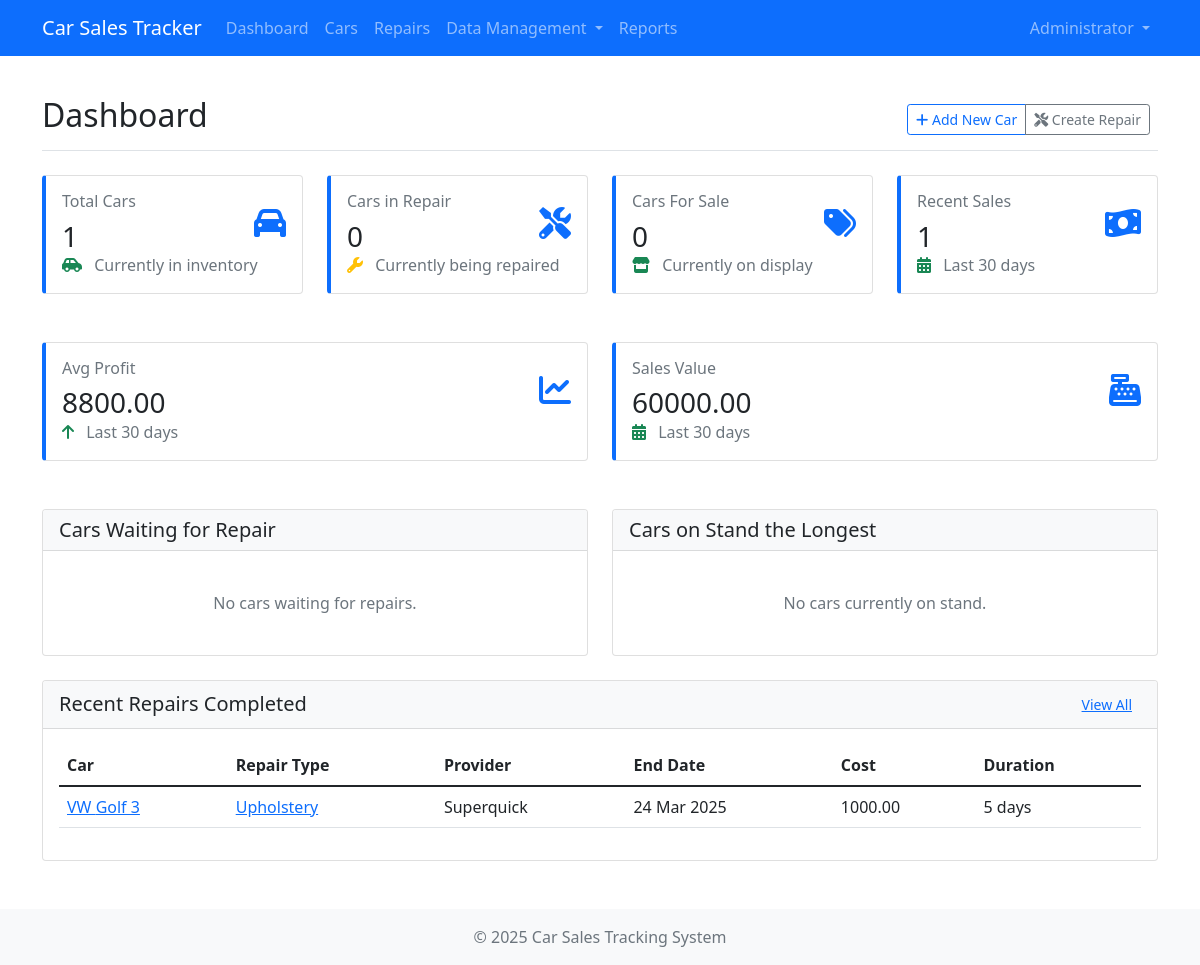
The page /dashboard (signed in) on the database as committed earlier.
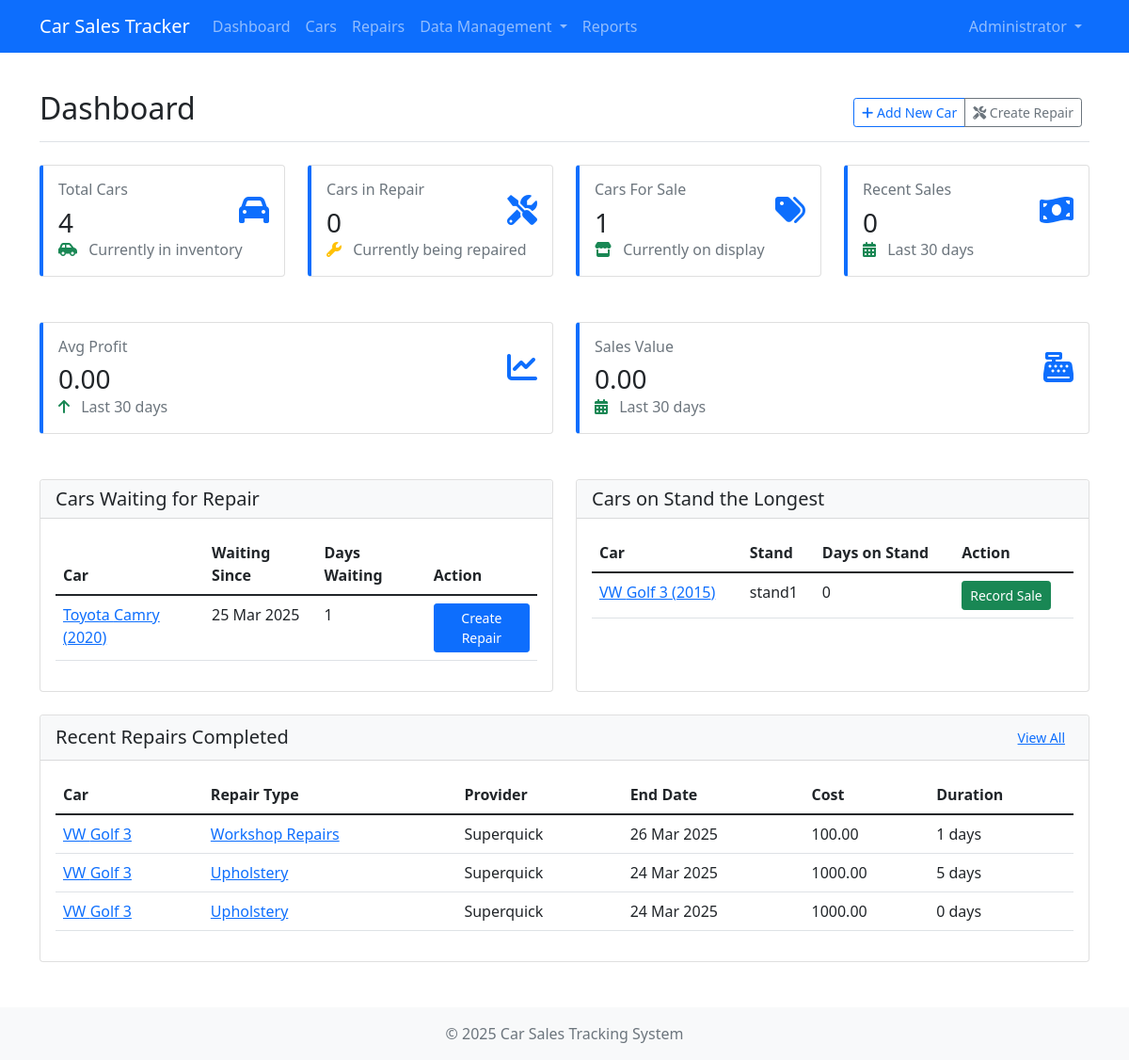
The same page on the database as committed later.
### app/models/repair.py (models this page shows, shortened)
class Repair(db.Model):
    __tablename__ = 'repairs'
    repair_id = db.Column(db.Integer, primary_key=True, autoincrement=True)
    car_id = db.Column(db.Integer, db.ForeignKey('cars.car_id'), nullable=False)
    repair_type = db.Column(db.String(50), nullable=False)
    provider_id = db.Column(db.Integer, db.ForeignKey('repair_providers.provider_id'), nullable=False)
    start_date = db.Column(db.Date, nullable=False, default=datetime.now().date)
    end_date = db.Column(db.Date, nullable=True)
    repair_cost = db.Column(db.Numeric(10, 2), nullable=False)
    additional_notes = db.Column(db.Text, nullable=True)
    provider = db.relationship('RepairProvider', backref='repairs')
    parts = db.relationship('Part', secondary='repair_parts', back_populates='repairs', overlaps="repair_parts")
    repair_parts = db.relationship('RepairPart', back_populates='repair', cascade='all, delete-orphan', overlaps="parts,repairs")
    @property
    def duration(self):
        if not self.end_date:
            return None
        return (self.end_date - self.start_date).days

### app/models/car.py (models this page shows, shortened)
class Car(db.Model):
    __tablename__ = 'cars'
    car_id = db.Column(db.Integer, primary_key=True, autoincrement=True)
    vehicle_name = db.Column(db.String(100), nullable=False)
    vehicle_make = db.Column(db.String(50), nullable=False)
    vehicle_model = db.Column(db.String(50), nullable=False)
    year = db.Column(db.Integer, nullable=False)
    colour = db.Column(db.String(50), nullable=False)
    dekra_condition = db.Column(db.String(20), nullable=False)
    licence_number = db.Column(db.String(20), nullable=False)
    registration_number = db.Column(db.String(20), nullable=False)
    purchase_price = db.Column(db.Numeric(10, 2), nullable=False)
    recon_cost = db.Column(db.Numeric(10, 2), nullable=True)
    final_cost_price = db.Column(db.Numeric(10, 2), nullable=True)
    source = db.Column(db.String(50), nullable=False)
    date_bought = db.Column(db.Date, nullable=False, default=datetime.now().date)
    date_added_to_stand = db.Column(db.Date, nullable=True)
    date_sold = db.Column(db.Date, nullable=True)
    refuel_cost = db.Column(db.Numeric(10, 2), default=0.00)
    current_location = db.Column(db.String(100), nullable=False)
    repair_status = db.Column(db.String(30), nullable=False)
    stand_id = db.Column(db.Integer, db.ForeignKey('stands.stand_id'), nullable=True)
    dealer_id = db.Column(db.Integer, db.ForeignKey('dealers.dealer_id'), nullable=True)
    sale_price = db.Column(db.Numeric(10, 2), nullable=True)
    repairs = db.relationship('Repair', backref='car', lazy='dynamic', cascade='all, delete-orphan')
    stand = db.relationship('Stand', backref='cars')
    dealer = db.relationship('Dealer', foreign_keys=[dealer_id])
    @property
    def total_repair_cost(self):
        return sum(repair.repair_cost for repair in self.repairs.all())
    @property
    def profit(self):
        if not self.sale_price:
            return None
        return self.sale_price - (self.purchase_price + self.total_repair_cost + self.refuel_cost)

### app/models/repair_provider.py (models this page shows, shortened)
class RepairProvider(db.Model):
    __tablename__ = 'repair_providers'
    provider_id = db.Column(db.Integer, primary_key=True, autoincrement=True)
    provider_name = db.Column(db.String(100), nullable=False)
    service_type = db.Column(db.String(50), nullable=False)
    contact_info = db.Column(db.String(150), nullable=False)
    location = db.Column(db.String(100), nullable=False)
    notes = db.Column(db.Text, nullable=True)
    date_added = db.Column(db.DateTime, default=datetime.now, nullable=False)
    rating = db.Column(db.Integer, nullable=True)  # Rating out of 5

### app/models/stand.py (models this page shows, shortened)
class Stand(db.Model):
    __tablename__ = 'stands'
    stand_id = db.Column(db.Integer, primary_key=True, autoincrement=True)
    stand_name = db.Column(db.String(100), nullable=False)
    location = db.Column(db.String(150), nullable=False)
    capacity = db.Column(db.Integer, default=10)
    date_created = db.Column(db.DateTime, default=datetime.now)
    last_updated = db.Column(db.DateTime, default=datetime.now, onupdate=datetime.now)
    additional_info = db.Column(db.Text, nullable=True)

### app/routes/main.py (the view)
@main_bp.route('/dashboard')
@login_required
def dashboard():
    total_cars = Car.query.count()
    unsold_cars = Car.query.filter(Car.date_sold == None).count()
    cars_in_repair = Car.query.filter(Car.repair_status == 'In Repair').count()
    cars_on_stand = Car.query.filter(Car.repair_status == 'On Display').count()
    thirty_days_ago = datetime.now().date() - timedelta(days=30)
    recent_sales = Car.query.filter(Car.date_sold >= thirty_days_ago).count()
    recent_sales_value = db.session.query(func.sum(Car.sale_price)).\
        filter(Car.date_sold >= thirty_days_ago).scalar() or 0
    recent_profits = [car.profit for car in
                     Car.query.filter(Car.date_sold >= thirty_days_ago).all()
                     if car.profit is not None]
    avg_profit = sum(recent_profits) / len(recent_profits) if recent_profits else 0
    cars_waiting_repair = Car.query.filter(
        Car.repair_status == 'Waiting for Repairs'
    ).order_by(Car.date_bought).limit(5).all()
    cars_on_stand_longest = Car.query.filter(
        Car.repair_status == 'On Display',
        Car.date_sold == None
    ).order_by(Car.date_added_to_stand).limit(5).all()
    recent_repairs = Repair.query.filter(
        Repair.end_date != None
    ).order_by(Repair.end_date.desc()).limit(10).all()
    return render_template(
        'dashboard.html',
        total_cars=total_cars,
        unsold_cars=unsold_cars,
        cars_in_repair=cars_in_repair,
        cars_on_stand=cars_on_stand,
        recent_sales=recent_sales,
        recent_sales_value=recent_sales_value,
        avg_profit=avg_profit,
        cars_waiting_repair=cars_waiting_repair,
        cars_on_stand_longest=cars_on_stand_longest,
        recent_repairs=recent_repairs,
        now=datetime.now()
    )

### app/models/user.py (called while the page is built)
@login_manager.user_loader
def load_user(user_id):
    return User.query.get_or_404(int(user_id)) if user_id else None

### app/templates/dashboard.html (shortened to what the changed rows need)
{% extends 'base.html' %}
{% block content %}
<div class="d-flex justify-content-between flex-wrap flex-md-nowrap align-items-center pb-2 mb-4 border-bottom">
    <h1 class="h2">Dashboard</h1>
</div>
<div class="row mb-4">
    <div class="col-md-3 col-sm-6 mb-4">
        <div class="card h-100 stat-card">
            <div class="card-body">
                <div class="d-flex align-items-center justify-content-between">
                    <div>
                        <h6 class="text-muted fw-normal mt-0">Total Cars</h6>
                        <h3 class="mt-1 mb-0">{{ total_cars }}</h3>
                    </div>
                </div>
            </div>
        </div>
    </div>
    <div class="col-md-3 col-sm-6 mb-4">
        <div class="card h-100 stat-card">
            <div class="card-body">
                <div class="d-flex align-items-center justify-content-between">
                    <div>
                        <h6 class="text-muted fw-normal mt-0">Cars For Sale</h6>
                        <h3 class="mt-1 mb-0">{{ cars_on_stand }}</h3>
                    </div>
                </div>
            </div>
        </div>
    </div>
    <div class="col-md-3 col-sm-6 mb-4">
        <div class="card h-100 stat-card">
            <div class="card-body">
                <div class="d-flex align-items-center justify-content-between">
                    <div>
                        <h6 class="text-muted fw-normal mt-0">Recent Sales</h6>
                        <h3 class="mt-1 mb-0">{{ recent_sales }}</h3>
                    </div>
                </div>
            </div>
        </div>
    </div>
</div>
<div class="row mb-4">
    <div class="col-md-6 col-sm-6 mb-4">
        <div class="card h-100 stat-card">
            <div class="card-body">
                <div class="d-flex align-items-center justify-content-between">
                    <div>
                        <h6 class="text-muted fw-normal mt-0">Avg Profit</h6>
                        <h3 class="mt-1 mb-0">{{ '%.2f'|format(avg_profit|float) }}</h3>
                    </div>
                </div>
            </div>
        </div>
    </div>
    <div class="col-md-6 col-sm-6 mb-4">
        <div class="card h-100 stat-card">
            <div class="card-body">
                <div class="d-flex align-items-center justify-content-between">
                    <div>
                        <h6 class="text-muted fw-normal mt-0">Sales Value</h6>
                        <h3 class="mt-1 mb-0">{{ '%.2f'|format(recent_sales_value|float) }}</h3>
                    </div>
                </div>
            </div>
        </div>
    </div>
</div>
<div class="row">
    <div class="col-md-6 mb-4">
        <div class="card h-100">
            <div class="card-body">
                {% if cars_waiting_repair %}
                <div class="table-responsive">
                    <table class="table table-hover">
                        <thead>
                            <tr>
                                <th>Car</th>
                                <th>Waiting Since</th>
                                <th>Days Waiting</th>
                                <th>Action</th>
                            </tr>
                        </thead>
                        <tbody>
                            {% for car in cars_waiting_repair %}
                            <tr>
                                <td>
                                    <a href="{{ url_for('cars.view', car_id=car.car_id) }}">
                                        {{ car.vehicle_make }} {{ car.vehicle_model }} ({{ car.year }})
                                    </a>
                                </td>
                                <td>{{ car.date_bought.strftime('%d %b %Y') }}</td>
                                <td>{{ (now.date() - car.date_bought).days }}</td>
                                <td>
                                    <a href="{{ url_for('repairs.create') }}?car_id={{ car.car_id }}" class="btn btn-sm btn-primary">Create Repair</a>
                                </td>
                            </tr>
                            {% endfor %}
                        </tbody>
                    </table>
                </div>
                {% else %}
                <p class="text-center mt-4 mb-4 text-muted">No cars waiting for repairs.</p>
                {% endif %}
            </div>
        </div>
    </div>
    <div class="col-md-6 mb-4">
        <div class="card h-100">
            <div class="card-body">
                {% if cars_on_stand_longest %}
                <div class="table-responsive">
                    <table class="table table-hover">
                        <thead>
                            <tr>
                                <th>Car</th>
                                <th>Stand</th>
                                <th>Days on Stand</th>
                                <th>Action</th>
                            </tr>
                        </thead>
                        <tbody>
                            {% for car in cars_on_stand_longest %}
                            <tr>
                                <td>
                                    <a href="{{ url_for('cars.view', car_id=car.car_id) }}">
                                        {{ car.vehicle_make }} {{ car.vehicle_model }} ({{ car.year }})
                                    </a>
                                </td>
                                <td>{{ car.stand.stand_name if car.stand else '-' }}</td>
                                <td>{{ (now.date() - car.date_added_to_stand).days }}</td>
                                <td>
                                    {% if not car.date_sold %}
                                    <a href="{{ url_for('cars.view', car_id=car.car_id) }}" class="btn btn-sm btn-success">Record Sale</a>
                                    {% else %}
                                    <span class="badge bg-success">Sold</span>
                                    {% endif %}
                                </td>
                            </tr>
                            {% endfor %}
                        </tbody>
                    </table>
                </div>
                {% else %}
                <p class="text-center mt-4 mb-4 text-muted">No cars currently on stand.</p>
                {% endif %}
            </div>
        </div>
    </div>
</div>
<div class="row">
    <div class="col-12 mb-4">
        <div class="card">
            <div class="card-body">
                {% if recent_repairs %}
                <div class="table-responsive">
                    <table class="table table-hover">
                        <thead>
                            <tr>
                                <th>Car</th>
                                <th>Repair Type</th>
                                <th>Provider</th>
                                <th>End Date</th>
                                <th>Cost</th>
                                <th>Duration</th>
                            </tr>
                        </thead>
                        <tbody>
                            {% for repair in recent_repairs %}
                            <tr>
                                <td>
                                    <a href="{{ url_for('cars.view', car_id=repair.car_id) }}">
                                        {{ repair.car.vehicle_make }} {{ repair.car.vehicle_model }}
                                    </a>
                                </td>
                                <td>
                                    <a href="{{ url_for('repairs.view', repair_id=repair.repair_id) }}">
                                        {{ repair.repair_type }}
                                    </a>
                                </td>
                                <td>{{ repair.provider.provider_name }}</td>
                                <td>{{ repair.end_date.strftime('%d %b %Y') }}</td>
                                <td>{{ '%.2f'|format(repair.repair_cost|float) }}</td>
                                <td>{{ repair.duration }} days</td>
                            </tr>
                            {% endfor %}
                        </tbody>
                    </table>
                </div>
                {% else %}
                <p class="text-center mt-4 mb-4 text-muted">No recent repairs completed.</p>
                {% endif %}
            </div>
        </div>
    </div>
</div>
{% endblock %}

Rows that differ between the two databases and show on the page:
added Car: vehicle_make "Toyota", vehicle_model "Camry", year "2020", date_bought "25 Mar 2025", (now.date()-car.date_bought).days "1", shown under "Cars Waiting for Repair"
now on this page (row edited): Car: vehicle_make "VW", vehicle_model "Golf 3", year "2015", stand "stand1", (now.date()-car.date_added_to_stand).days "0", shown under "Cars on Stand the Longest"
added Repair: car.vehicle_make "VW", car.vehicle_model "Golf 3", repair_type "Workshop Repairs", provider.provider_name "Superquick", end_date "26 Mar 2025", repair_cost "100.00", duration "1"
added Repair: car.vehicle_make "VW", car.vehicle_model "Golf 3", repair_type "Upholstery", provider.provider_name "Superquick", end_date "24 Mar 2025", repair_cost "1000.00", duration "0"
Other text that changed with them:
{{ total_cars }}: "1" → "4"
{{ cars_on_stand }}: "0" → "1"
{{ recent_sales }}: "1" → "0"
{{ '%.2f'|format(avg_profit|float) }}: "8800.00" → "0.00"
{{ '%.2f'|format(recent_sales_value|float) }}: "60000.00" → "0.00"
text no longer shown: "No cars waiting for repairs. No cars currently on stand."
text now shown: "Car Waiting Since Days Waiting Action Car Stand Days on Stand Action"
